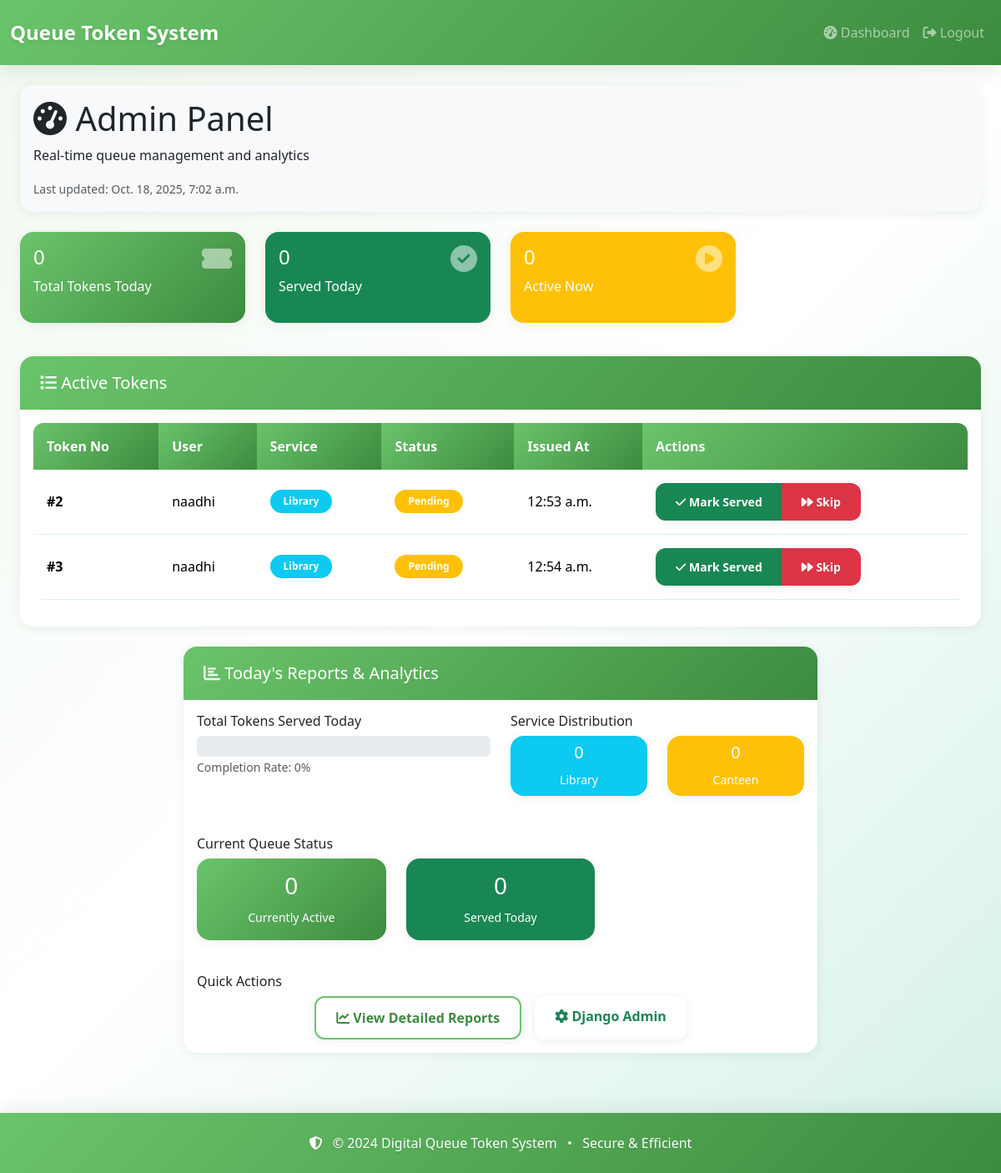
Page /system/dashboard/ (signed in) on the earlier database version.
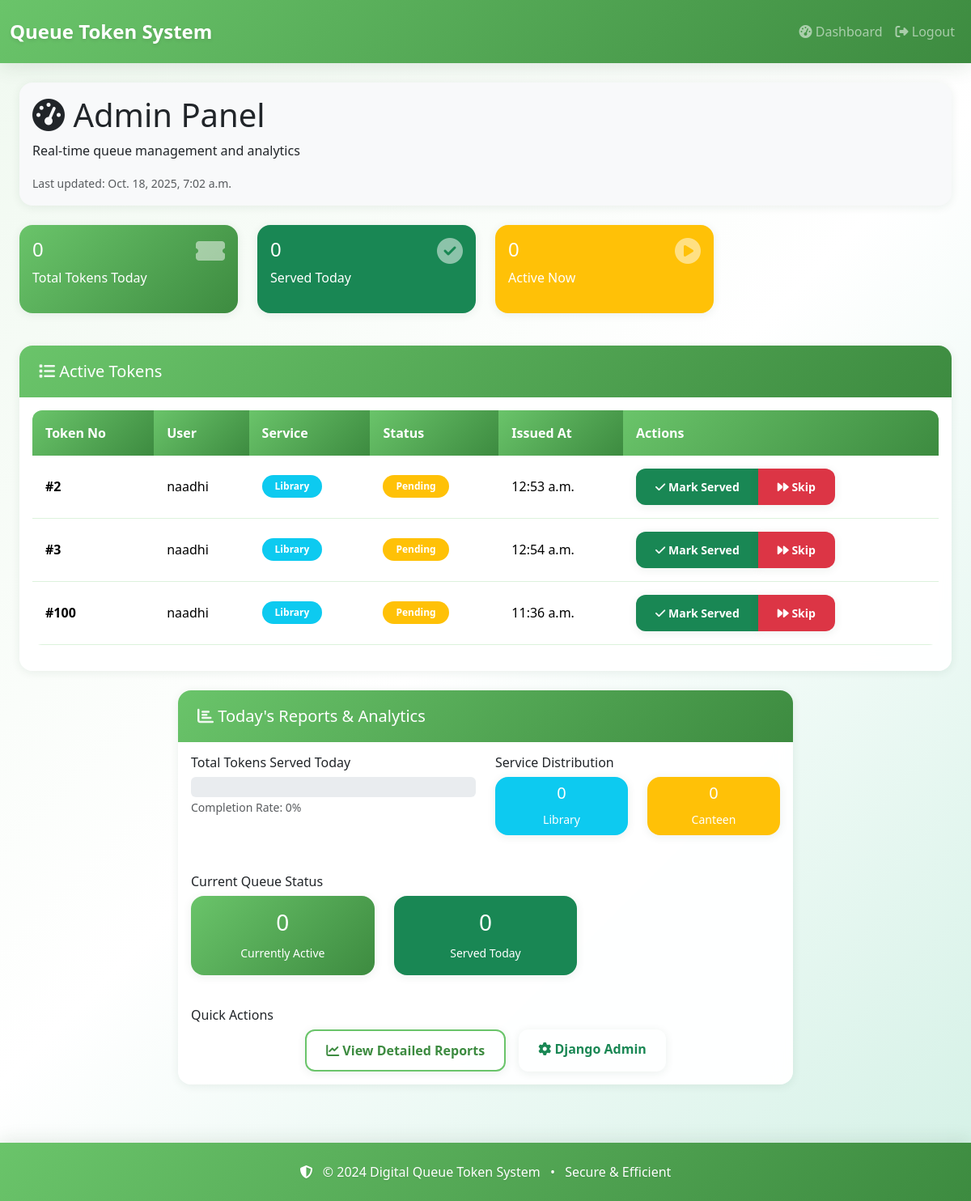
Same page on the later database version.
### core/models.py (models this page shows, shortened)
class Token(models.Model):
    STATUS_CHOICES = [
        ("active", "Active"),
        ("completed", "Completed"),
        ("cancelled", "Cancelled"),
        ("skipped", "Skipped"),
    ]
    slot = models.ForeignKey(QueueSlot, related_name="tokens", on_delete=models.CASCADE)
    user = models.ForeignKey(User, on_delete=models.CASCADE)
    number = models.PositiveIntegerField()
    status = models.CharField(max_length=20, choices=STATUS_CHOICES, default="active")
    issued_at = models.DateTimeField(auto_now_add=True)
    service = models.CharField(max_length=50, choices=QueueSlot.SERVICE_CHOICES, blank=True, null=True)
    class Meta:
        ordering = ['-issued_at']

class QueueSlot(models.Model):
    SERVICE_CHOICES = [
        ('library', 'Library'),
        ('canteen', 'Canteen'),
    ]
    service = models.CharField(max_length=50, choices=SERVICE_CHOICES)
    date = models.DateField()
    start_time = models.TimeField()
    end_time = models.TimeField()
    max_tokens = models.IntegerField(default=10)

### core/views.py (the view)
# urls.py: path('system/dashboard/', views.admin_dashboard, name='admin_dashboard'),
@login_required
def admin_dashboard(request):
    if not request.user.is_staff:
        return redirect('dashboard')
    today = timezone.now().date()
    print(f"🔍 DEBUG: Today's date is {today}")
    all_tokens = Token.objects.all()
    print(f"🔍 DEBUG: Total tokens in database: {all_tokens.count()}")
    for token in all_tokens[:5]:  # First 5 tokens
        print(f"🔍 DEBUG: Token #{token.id} - Date: {token.issued_at.date() if token.issued_at else 'No date'} - Status: {token.status}")
    today_tokens = Token.objects.filter(issued_at__date=today)
    print(f"🔍 DEBUG: Today tokens (date filter): {today_tokens.count()}")
    today_tokens_alt = Token.objects.filter(
        issued_at__year=today.year,
        issued_at__month=today.month,
        issued_at__day=today.day
    )
    print(f"🔍 DEBUG: Today tokens (alternative filter): {today_tokens_alt.count()}")
    today_tokens = today_tokens_alt
    total_tokens_today = today_tokens.count()
    served_today = today_tokens.filter(status='completed').count()
    print(f"🔍 DEBUG: Total tokens today: {total_tokens_today}")
    print(f"🔍 DEBUG: Served today: {served_today}")
    library_today = today_tokens.filter(slot__service='library').count()
    canteen_today = today_tokens.filter(slot__service='canteen').count()
    print(f"🔍 DEBUG: Library today: {library_today}")
    print(f"🔍 DEBUG: Canteen today: {canteen_today}")
    all_pending = Token.objects.filter(status='pending')
    all_active = Token.objects.filter(status='active')
    all_completed = Token.objects.filter(status='completed')
    print(f"🔍 DEBUG: All pending tokens: {all_pending.count()}")
    print(f"🔍 DEBUG: All active tokens: {all_active.count()}")
    print(f"🔍 DEBUG: All completed tokens: {all_completed.count()}")
    pending_tokens = all_pending
    active_tokens = all_active
    print(f"🔍 DEBUG: Pending tokens: {pending_tokens.count()}")
    print(f"🔍 DEBUG: Active tokens: {active_tokens.count()}")
    all_active_tokens = Token.objects.filter(status__in=['pending', 'active']).order_by('issued_at')
    print(f"🔍 DEBUG: All active tokens for table: {all_active_tokens.count()}")
    context = {
        'total_tokens_today': total_tokens_today,
        'served_today': served_today,
        'library_today': library_today,
        'canteen_today': canteen_today,
        'pending_tokens': pending_tokens,
        'active_tokens': active_tokens,
        'all_active_tokens': all_active_tokens,  # This is for the table
        'today': today,
    }
    return render(request, 'core/admin_dashboard.html', context)

### core/templates/core/admin_dashboard.html (shortened to what the changed rows need)
{% extends "core/base.html" %}
{% block content %}
<div class="container-fluid mt-4">
    <div class="row mb-4">
        <div class="col-12">
            <div class="card bg-light">
                <div class="card-body">
                    <h1 class="card-title">
                        <i class="fas fa-tachometer-alt"></i> Admin Panel
                    </h1>
                </div>
            </div>
        </div>
    </div>
<div class="row mb-4">
    <div class="col-12">
        <div class="card">
            <div class="card-body">
                {% if all_active_tokens %}
                <div class="table-responsive">
                    <table class="table table-hover">
                        <thead>
                            <tr>
                                <th>Token No</th>
                                <th>User</th>
                                <th>Service</th>
                                <th>Status</th>
                                <th>Issued At</th>
                                <th>Actions</th>
                            </tr>
                        </thead>
                        <tbody>
                            {% for token in all_active_tokens %}
                            <tr>
                                <td><strong>#{{ token.number }}</strong></td>
                                <td>{{ token.user.username }}</td>
                                <td>
                                    <span class="badge bg-{% if token.slot.service == 'library' %}info{% else %}success{% endif %}">
                                        {{ token.slot.get_service_display }}
                                    </span>
                                </td>
                                <td>
                                    <span class="badge
                                        {% if token.status == 'pending' %}bg-warning
                                        {% elif token.status == 'active' %}bg-primary
                                        {% elif token.status == 'completed' %}bg-success
                                        {% elif token.status == 'skipped' %}bg-danger
                                        {% elif token.status == 'cancelled' %}bg-secondary
                                        {% else %}bg-dark{% endif %}">
                                        {{ token.status|title }}
                                    </span>
                                </td>
                                <td>{{ token.issued_at|time }}</td>
                                <td>
                                    <div class="btn-group btn-group-sm">
                                        {% if token.status != 'completed' %}
                                        <a href="{% url 'complete_token' token.id %}" class="btn btn-success">
                                            <i class="fas fa-check"></i> Mark Served
                                        </a>
                                        <a href="{% url 'skip_token' token.id %}" class="btn btn-danger">
                                            <i class="fas fa-forward"></i> Skip
                                        </a>
                                        {% else %}
                                        <span class="text-muted">Completed</span>
                                        {% endif %}
                                    </div>
                                </td>
                            </tr>
                            {% endfor %}
                        </tbody>
                    </table>
                </div>
                {% else %}
                <div class="text-center py-4">
                    <i class="fas fa-check-circle fa-3x text-muted mb-3"></i>
                    <h5 class="text-muted">No Active Tokens</h5>
                    <p class="text-muted">All tokens have been processed</p>
                </div>
                {% endif %}
            </div>
        </div>
    </div>
</div>
{% endblock %}

Differences in the rows shown:
added Token: number "100", user.username "naadhi", slot.service "Library", status "Pending", issued_at "11:36 a.m.", shows "Mark Served"
